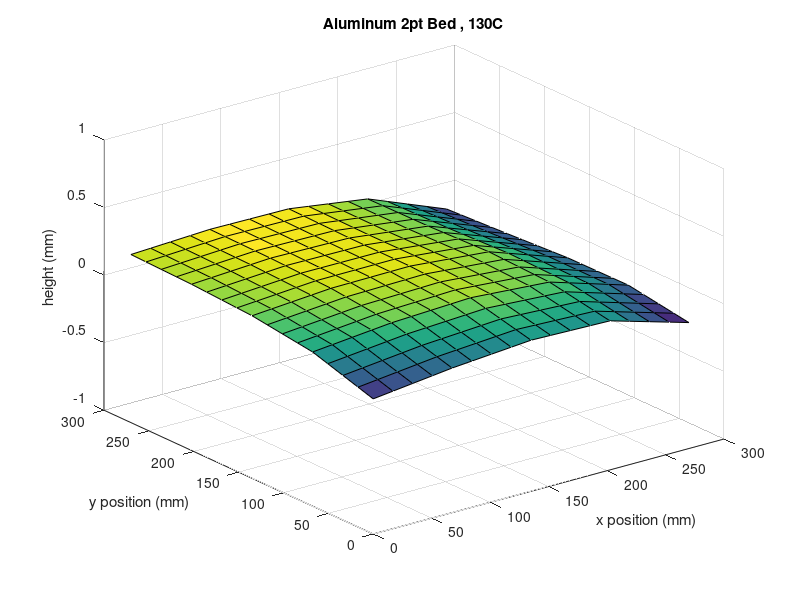

Write MATLAB code to recreate this figure.
X = [0, 67.5, 135, 202.5, 270, 0, 67.5, 135, 202.5, 270, 0, 67.5, 135, 202.5, 270,0, 67.5, 135, 202.5, 270,0, 67.5, 135, 202.5, 270,];
Y = [0, 0, 0, 0, 0, 67.5, 67.5, 67.5, 67.5, 67.5, 135, 135, 135, 135, 135, 202.5, 202.5, 202.5, 202.5, 202.5, 270, 270, 270, 270, 270];
Z = [0 , .070, .118, .103, -.068, .141, .199, .226, .184, .003, .203, .248, .254, .202, -.001, .230, .265, .256, .186, -.028, .244, .272, .266, .181, -.052];
xr = reshape(X, 5, 5);
yr = reshape(Y, 5, 5);
zr = reshape(Z, 5, 5);

e = interp2(xr)
f = interp2(yr)
g = interp2(zr)

E = interp2(e)
F = interp2(f)
G = interp2(g)

surf(E, F, G)
zlim([-1 1])
xlabel('x position (mm)')
ylabel('y position (mm)')
zlabel('height (mm)')
title("Aluminum 2pt Bed , 130C");
